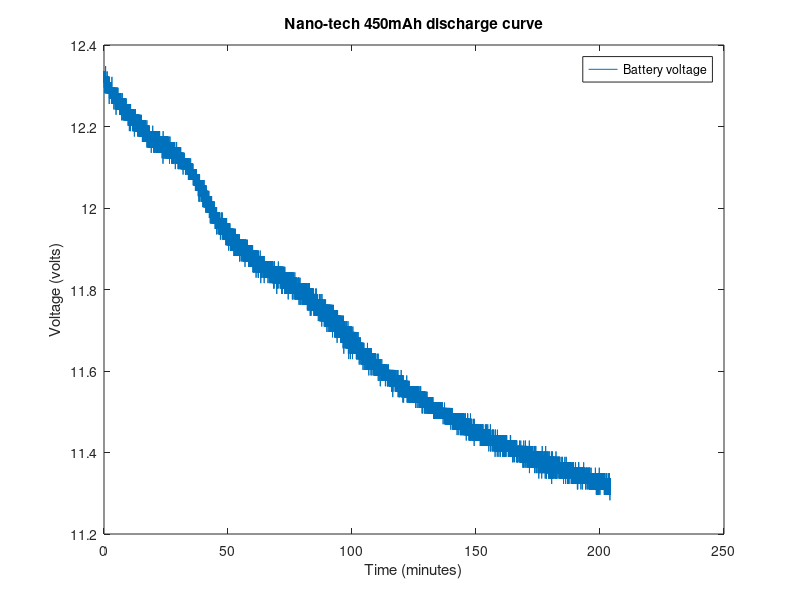

Write the MATLAB code that produced this figure.
clear all;
close all;

load("battery.mat");

plot(minutes, voltage);
hold on;
legend("Battery voltage");
xlabel("Time (minutes)");
ylabel("Voltage (volts)");
title("Nano-tech 450mAh discharge curve");